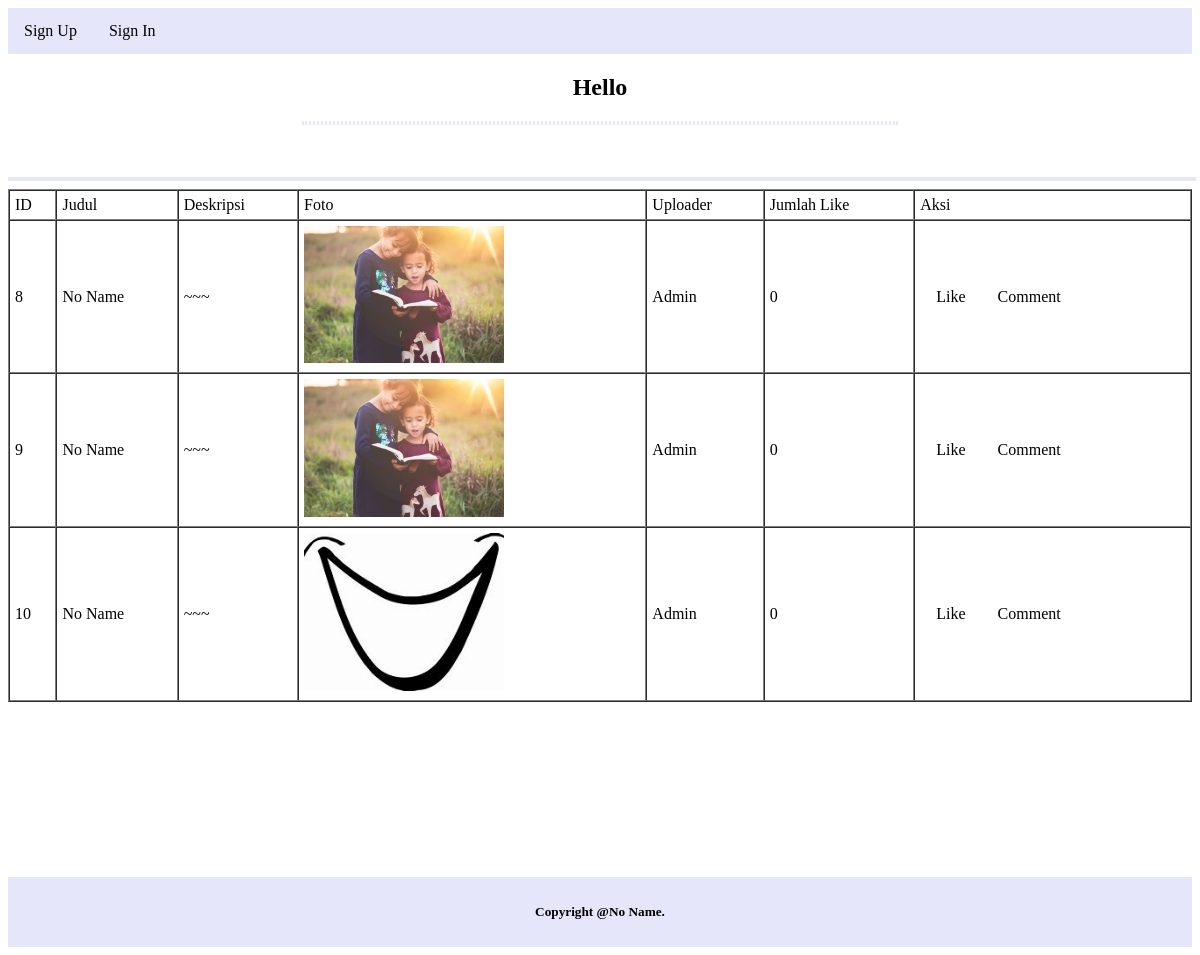
The page / on the database its author committed.
### tables this page shows
CREATE TABLE `foto` (
  `FotoID` int(11) NOT NULL,
  `JudulFoto` varchar(255) NOT NULL,
  `DeskripsiFoto` text NOT NULL,
  `TanggalUnggah` date NOT NULL,
  `LokasiFile` varchar(255) NOT NULL,
  `AlbumID` int(11) NOT NULL,
  `UserID` int(11) NOT NULL
);

CREATE TABLE `user` (
  `UserID` int(11) NOT NULL,
  `Username` varchar(255) NOT NULL,
  `Password` varchar(255) NOT NULL,
  `Email` varchar(255) NOT NULL,
  `NamaLengkap` varchar(255) NOT NULL,
  `Alamat` text NOT NULL
);

### index.php (the view, shortened to what this page needs)
<!DOCTYPE html>
<html lang="en">
<head>
    <link rel="stylesheet" href="style.css">
</head>
<body>
    <?php
        if(!isset($_SESSION['UserID'])) {
    ?>
        <header>
            <nav>
                <a href="register.php">Sign Up</a>
                <a href="login.php">Sign In</a>
            </nav>
        </header>
    <?php
        }
    ?>
        <marquee behavior="" direction="right">
            <center><h2>Hello</h2></center>
            <hr style="width: 50%; border: 2px dotted lavender">
        </marquee>
        <br><br>
        <hr  style="width: 100%; border: 2px solid lavender">
        <table width="100%" border="1" cellpadding="5" cellspacing="0">
            <tr>
                <td>ID</td>
                <td>Judul</td>
                <td>Deskripsi</td>
                <td>Foto</td>
                <td>Uploader</td>
                <td>Jumlah Like</td>
                <td>Aksi</td>
            </tr>
            <?php
                include "koneksi.php";
                $sql=mysqli_query($conn, "SELECT * FROM foto,user WHERE foto.UserID=user.UserID");
                while($data=mysqli_fetch_array($sql)) {
            ?>
                <tr>
                    <td><?=$data['FotoID']?></td>
                    <td><?=$data['JudulFoto']?></td>
                    <td><?=$data['DeskripsiFoto']?></td>
                    <td>
                        <img src="gambar/<?=$data['LokasiFile']?>" width="200px">
                    </td>
                    <td><?=$data['NamaLengkap']?></td>
                    <td>
                        <?php
                            $FotoID=$data['FotoID'];
                            $sql2=mysqli_query($conn, "SELECT * FROM likefoto WHERE FotoID='$FotoID'");
                            echo mysqli_num_rows($sql2);
                        ?>
                    </td>
                    <td>
                        <a href="like.php?FotoID=<?=$data['FotoID']?>">Like</a>
                        <a href="komentar.php?FotoID=<?=$data['FotoID']?>">Comment</a>
                    </td>
                </tr>
            <?php
                }
            ?>
        </table>
        <div class="footer">
            <div class="copyright">
                <h5>Copyright @No Name.</h5>
            </div>
        </div>
</body>
</html>

### style.css (style rules this page uses)
nav { list-style: none; margin: 0; padding: 0; overflow: hidden; background-color: lavender; }
a { float: left; display: block; color: black; text-align: center; padding: 14px 16px; text-decoration: none; }

### index.php (style rules this page uses)
.footer { margin-top: 175px; padding: 5px; background-color: lavender; text-align: center; }

### rows shown on the page
foto: FotoID "8", JudulFoto "No Name", DeskripsiFoto "~~~", LokasiFile (picture), UserID.NamaLengkap "Admin", mysqli_num_rows($sql2) "0"
foto: FotoID "9", JudulFoto "No Name", DeskripsiFoto "~~~", LokasiFile (picture), UserID.NamaLengkap "Admin", mysqli_num_rows($sql2) "0"
foto: FotoID "10", JudulFoto "No Name", DeskripsiFoto "~~~", LokasiFile (picture), UserID.NamaLengkap "Admin", mysqli_num_rows($sql2) "0"
